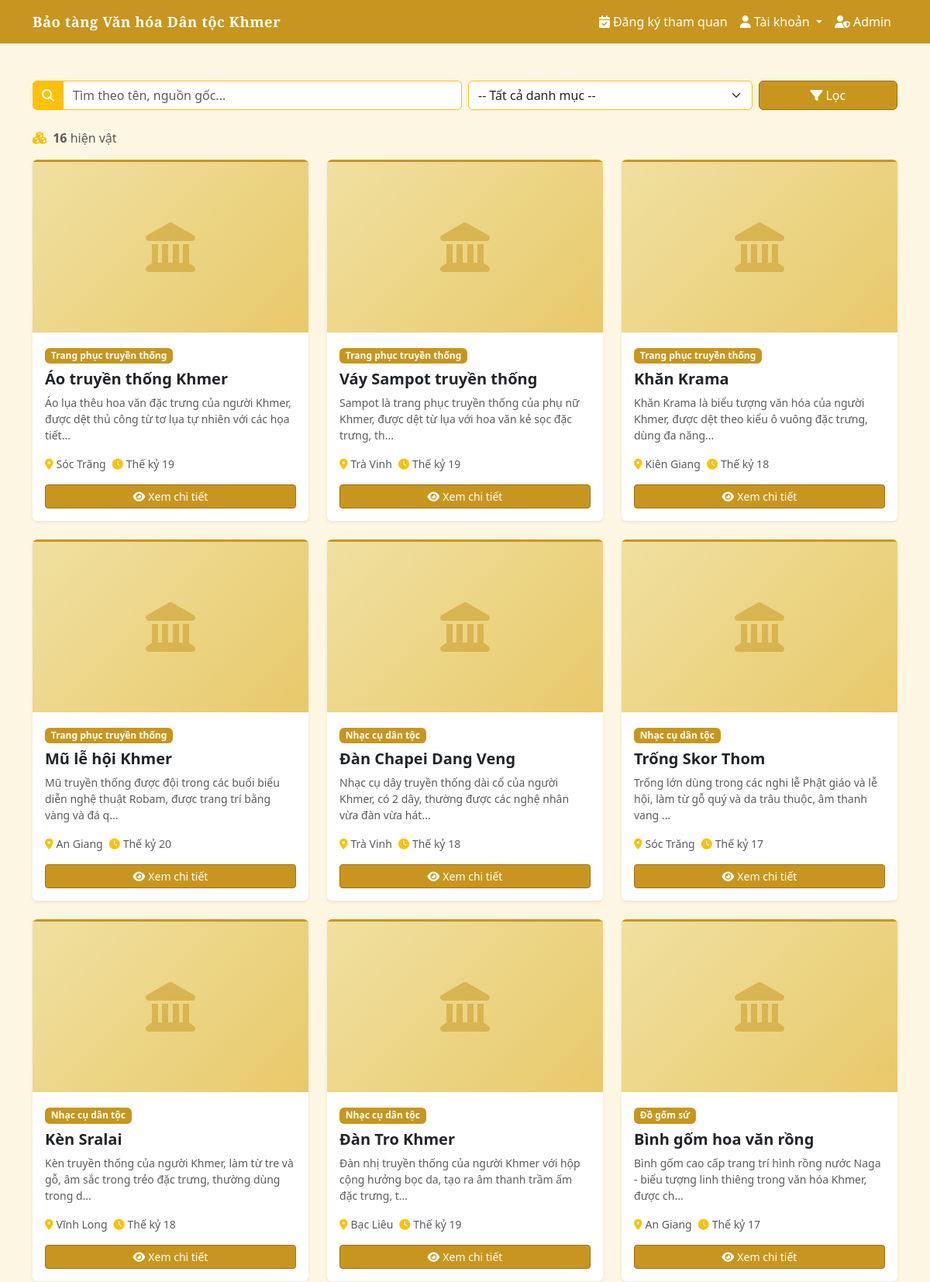
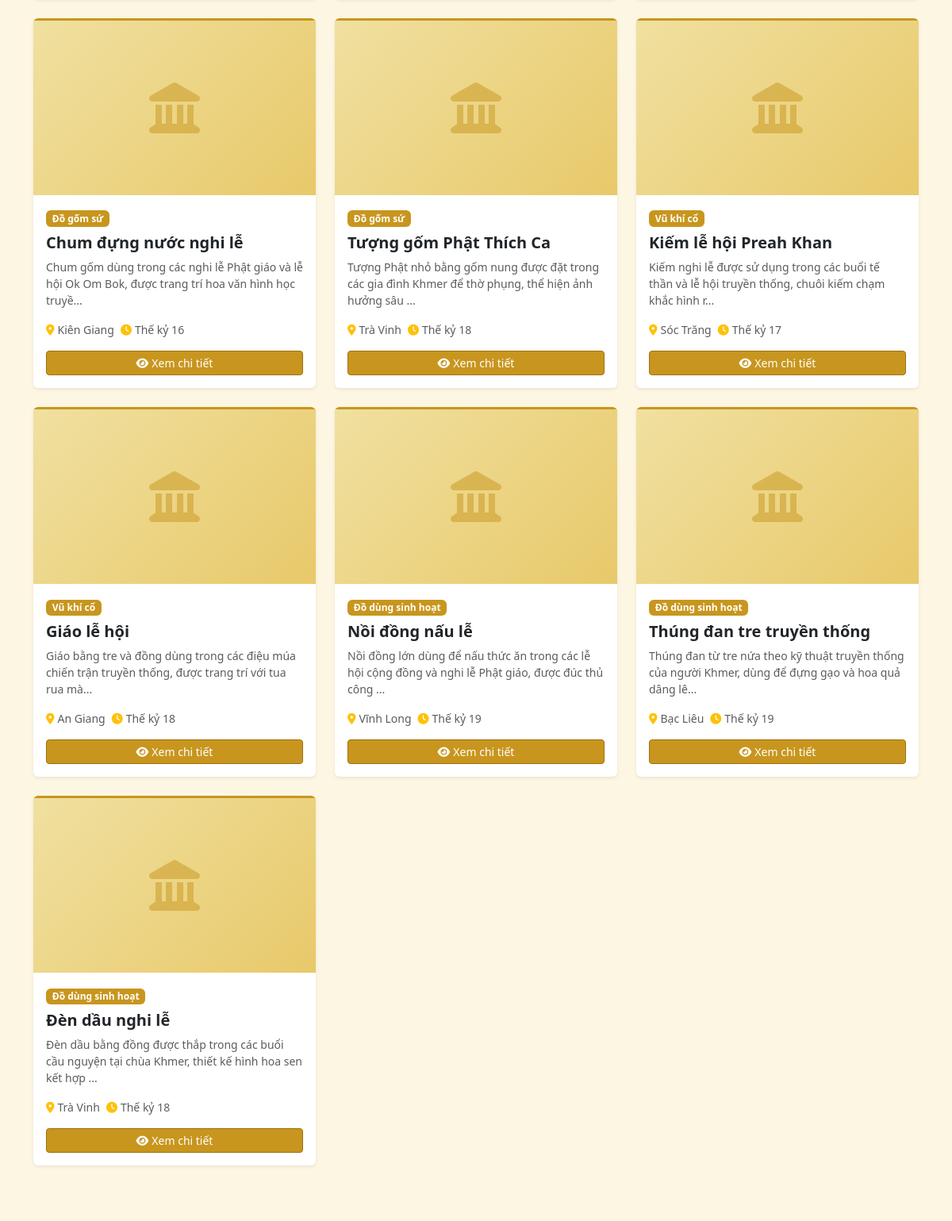
The app's page /artifacts.php (upper part) with its own data (2 pictures, top to bottom).
### tables this page shows
CREATE TABLE artifacts (
    id INT AUTO_INCREMENT PRIMARY KEY,
    name VARCHAR(200) NOT NULL,
    description TEXT,
    origin VARCHAR(200),
    period VARCHAR(100),
    image VARCHAR(255),
    category_id INT,
    admin_id INT,
    created_at DATETIME DEFAULT CURRENT_TIMESTAMP,
    CONSTRAINT fk_artifact_category FOREIGN KEY (category_id) REFERENCES categories(id) ON DELETE SET NULL ON UPDATE CASCADE,
    CONSTRAINT fk_artifact_admin FOREIGN KEY (admin_id) REFERENCES admins(id) ON DELETE SET NULL ON UPDATE CASCADE
);

CREATE TABLE categories (
    id INT AUTO_INCREMENT PRIMARY KEY,
    name VARCHAR(100) NOT NULL
);

### artifacts.php (the view, shortened to what this page needs)
<?php
require_once 'config/db.php';
include 'includes/header.php';
$search = isset($_GET['search']) ? $conn->real_escape_string(trim($_GET['search'])) : '';
$where = "WHERE 1=1";
$artifacts = $conn->query("SELECT a.*, c.name as category_name
                           FROM artifacts a
                           LEFT JOIN categories c ON a.category_id = c.id
                           $where ORDER BY a.created_at DESC");
?>
<div class="container my-5">
    <form method="GET" class="row g-2 mb-4">
        <div class="col-md-6">
            <div class="input-group">
                <span class="input-group-text bg-warning text-white border-0"><i class="fas fa-search"></i></span>
                <input type="text" name="search" class="form-control border-warning" placeholder="Tìm theo tên, nguồn gốc..." value="<?= htmlspecialchars($search) ?>">
            </div>
        </div>
        <div class="col-md-4">
            <select name="category" class="form-select border-warning">
                <option value="0">-- Tất cả danh mục --</option>
            </select>
        </div>
        <div class="col-md-2">
            <button type="submit" class="btn btn-warning text-white w-100">
                <i class="fas fa-filter me-1"></i>Lọc
            </button>
        </div>
    </form>
    <p class="text-muted mb-3">
        <i class="fas fa-cubes me-1 text-warning"></i>
        <strong><?= $artifacts->num_rows ?></strong> hiện vật
    </p>
    <div class="row">
        <?php if ($artifacts->num_rows > 0): ?>
            <?php while ($a = $artifacts->fetch_assoc()): ?>
            <div class="col-lg-4 col-md-6 mb-4">
                <div class="card h-100 border-0 shadow-sm card-hover" style="border-top: 3px solid #C8961E !important;">
                    <?php if (!empty($a['image']) && file_exists("uploads/artifacts/" . $a['image'])): ?>
                        <img src="uploads/artifacts/<?= htmlspecialchars($a['image']) ?>"
                             class="card-img-top" style="height:220px;object-fit:cover;" alt="">
                    <?php else: ?>
                        <div class="d-flex align-items-center justify-content-center"
                             style="height:220px;background:linear-gradient(135deg,#f0e0a0,#e8c96a);">
                            <i class="fas fa-landmark fa-4x" style="color:#C8961E;opacity:0.5"></i>
                        </div>
                    <?php endif; ?>
                    <div class="card-body">
                        <?php if (!empty($a['category_name'])): ?>
                        <span class="badge mb-2" style="background:#C8961E">
                            <?= htmlspecialchars($a['category_name']) ?>
                        </span>
                        <?php endif; ?>
                        <h5 class="card-title fw-bold"><?= htmlspecialchars($a['name']) ?></h5>
                        <p class="card-text text-muted small">
                            <?= htmlspecialchars(mb_substr($a['description'] ?? '', 0, 100)) ?>...
                        </p>
                        <div class="d-flex flex-wrap gap-2 mb-3">
                            <?php if (!empty($a['origin'])): ?>
                            <small class="text-muted">
                                <i class="fas fa-map-marker-alt text-warning me-1"></i><?= htmlspecialchars($a['origin']) ?>
                            </small>
                            <?php endif; ?>
                            <?php if (!empty($a['period'])): ?>
                            <small class="text-muted">
                                <i class="fas fa-clock text-warning me-1"></i><?= htmlspecialchars($a['period']) ?>
                            </small>
                            <?php endif; ?>
                        </div>
                        <a href="artifact_detail.php?id=<?= $a['id'] ?>"
                           class="btn btn-sm btn-warning text-white w-100">
                            <i class="fas fa-eye me-1"></i>Xem chi tiết
                        </a>
                    </div>
                </div>
            </div>
            <?php endwhile; ?>
        <?php endif; ?>
    </div>
</div>
<?php include 'includes/footer.php'; ?>

### includes/header.php (shortened to what this page needs)
<!DOCTYPE html>
<html lang="vi">
<head>
    <link href="https://cdn.jsdelivr.net/npm/bootstrap@5.3.0/dist/css/bootstrap.min.css" rel="stylesheet">
    <link rel="stylesheet" href="https://cdnjs.cloudflare.com/ajax/libs/font-awesome/6.4.0/css/all.min.css">
</head>
<body>
    <nav class="navbar navbar-expand-lg navbar-dark navbar-custom">
        <div class="container">
            <a class="navbar-brand fw-bold" href="index.php"
               style="font-family:'Playfair Display',serif; font-size:1.15rem; letter-spacing:0.03em;">
                Bảo tàng Văn hóa Dân tộc Khmer
            </a>
            <div class="collapse navbar-collapse" id="navbarNav">
                <ul class="navbar-nav ms-auto">
                    <li class="nav-item">
                        <a class="nav-link" href="register.php">
                            <i class="fas fa-calendar-check me-1"></i>Đăng ký tham quan
                        </a>
                    </li>
                                        <?php if (isset($_SESSION['user_id'])): ?>
                    <li class="nav-item dropdown">
                        <a class="nav-link dropdown-toggle" href="#"
                           role="button" data-bs-toggle="dropdown" aria-expanded="false">
                            <i class="fas fa-user-circle me-1"></i><?php echo htmlspecialchars($_SESSION['user_name']); ?>
                        </a>
                        <ul class="dropdown-menu dropdown-menu-end">
                            <li>
                                <a class="dropdown-item" href="user_logout.php">
                                    <i class="fas fa-sign-out-alt me-2" style="color:var(--gold)"></i>Đăng xuất
                                </a>
                            </li>
                        </ul>
                    </li>
                    <?php else: ?>
                    <li class="nav-item dropdown">
                        <a class="nav-link dropdown-toggle" href="#"
                           role="button" data-bs-toggle="dropdown" aria-expanded="false">
                            <i class="fas fa-user me-1"></i>Tài khoản
                        </a>
                    </li>
                    <?php endif; ?>
                    <li class="nav-item">
                        <a class="nav-link" href="admin/login.php">
                            <i class="fas fa-user-shield me-1"></i>Admin
                        </a>
                    </li>
                </ul>
            </div>
        </div>
    </nav>

### includes/footer.php (shortened to what this page needs)
</body>
</html>

### includes/header.php (style rules this page uses)
:root { --gold: #C8961E; --gold-dark: #a07010; --gold-light: #f0c040; --dark: #1a1a1a; }
body { min-height: 100vh; display: flex; flex-direction: column; background-color: #fdf6e3; }
.navbar-custom { background: var(--gold); }
.navbar-custom .navbar-brand, .navbar-custom .nav-link { color: #fff !important; }
.btn-primary-custom, .btn-warning { background-color: var(--gold); border-color: var(--gold-dark); color: #fff !important; }

### records on screen
artifacts: category.name "Trang phục truyền thống", name "Áo truyền thống Khmer", description "Áo lụa thêu hoa văn đặc trưng của người Khmer, được dệt thủ công từ tơ lụa tự nhiên với các họa tiết", origin "Sóc Trăng", period "Thế kỷ 19"
artifacts: category.name "Trang phục truyền thống", name "Váy Sampot truyền thống", description "Sampot là trang phục truyền thống của phụ nữ Khmer, được dệt từ lụa với hoa văn kẻ sọc đặc trưng, th", origin "Trà Vinh", period "Thế kỷ 19"
artifacts: category.name "Trang phục truyền thống", name "Khăn Krama", description "Khăn Krama là biểu tượng văn hóa của người Khmer, được dệt theo kiểu ô vuông đặc trưng, dùng đa năng", origin "Kiên Giang", period "Thế kỷ 18"
artifacts: category.name "Trang phục truyền thống", name "Mũ lễ hội Khmer", description "Mũ truyền thống được đội trong các buổi biểu diễn nghệ thuật Robam, được trang trí bằng vàng và đá q", origin "An Giang", period "Thế kỷ 20"
artifacts: category.name "Nhạc cụ dân tộc", name "Đàn Chapei Dang Veng", description "Nhạc cụ dây truyền thống dài cổ của người Khmer, có 2 dây, thường được các nghệ nhân vừa đàn vừa hát", origin "Trà Vinh", period "Thế kỷ 18"
artifacts: category.name "Nhạc cụ dân tộc", name "Trống Skor Thom", description "Trống lớn dùng trong các nghi lễ Phật giáo và lễ hội, làm từ gỗ quý và da trâu thuộc, âm thanh vang", origin "Sóc Trăng", period "Thế kỷ 17"
artifacts: category.name "Nhạc cụ dân tộc", name "Kèn Sralai", description "Kèn truyền thống của người Khmer, làm từ tre và gỗ, âm sắc trong trẻo đặc trưng, thường dùng trong d", origin "Vĩnh Long", period "Thế kỷ 18"
artifacts: category.name "Nhạc cụ dân tộc", name "Đàn Tro Khmer", description "Đàn nhị truyền thống của người Khmer với hộp cộng hưởng bọc da, tạo ra âm thanh trầm ấm đặc trưng, t", origin "Bạc Liêu", period "Thế kỷ 19"
artifacts: category.name "Đồ gốm sứ", name "Bình gốm hoa văn rồng", description "Bình gốm cao cấp trang trí hình rồng nước Naga - biểu tượng linh thiêng trong văn hóa Khmer, được ch", origin "An Giang", period "Thế kỷ 17"
artifacts: category.name "Đồ gốm sứ", name "Chum đựng nước nghi lễ", description "Chum gốm dùng trong các nghi lễ Phật giáo và lễ hội Ok Om Bok, được trang trí hoa văn hình học truyề", origin "Kiên Giang", period "Thế kỷ 16"
artifacts: category.name "Đồ gốm sứ", name "Tượng gốm Phật Thích Ca", description "Tượng Phật nhỏ bằng gốm nung được đặt trong các gia đình Khmer để thờ phụng, thể hiện ảnh hưởng sâu", origin "Trà Vinh", period "Thế kỷ 18"
artifacts: category.name "Vũ khí cổ", name "Kiếm lễ hội Preah Khan", description "Kiếm nghi lễ được sử dụng trong các buổi tế thần và lễ hội truyền thống, chuôi kiếm chạm khắc hình r", origin "Sóc Trăng", period "Thế kỷ 17"
artifacts: category.name "Vũ khí cổ", name "Giáo lễ hội", description "Giáo bằng tre và đồng dùng trong các điệu múa chiến trận truyền thống, được trang trí với tua rua mà", origin "An Giang", period "Thế kỷ 18"
artifacts: category.name "Đồ dùng sinh hoạt", name "Nồi đồng nấu lễ", description "Nồi đồng lớn dùng để nấu thức ăn trong các lễ hội cộng đồng và nghi lễ Phật giáo, được đúc thủ công", origin "Vĩnh Long", period "Thế kỷ 19"
artifacts: category.name "Đồ dùng sinh hoạt", name "Thúng đan tre truyền thống", description "Thúng đan từ tre nứa theo kỹ thuật truyền thống của người Khmer, dùng để đựng gạo và hoa quả dâng lê", origin "Bạc Liêu", period "Thế kỷ 19"
artifacts: category.name "Đồ dùng sinh hoạt", name "Đèn dầu nghi lễ", description "Đèn dầu bằng đồng được thắp trong các buổi cầu nguyện tại chùa Khmer, thiết kế hình hoa sen kết hợp", origin "Trà Vinh", period "Thế kỷ 18"

### other values on screen
$artifacts->num_rows "16"
